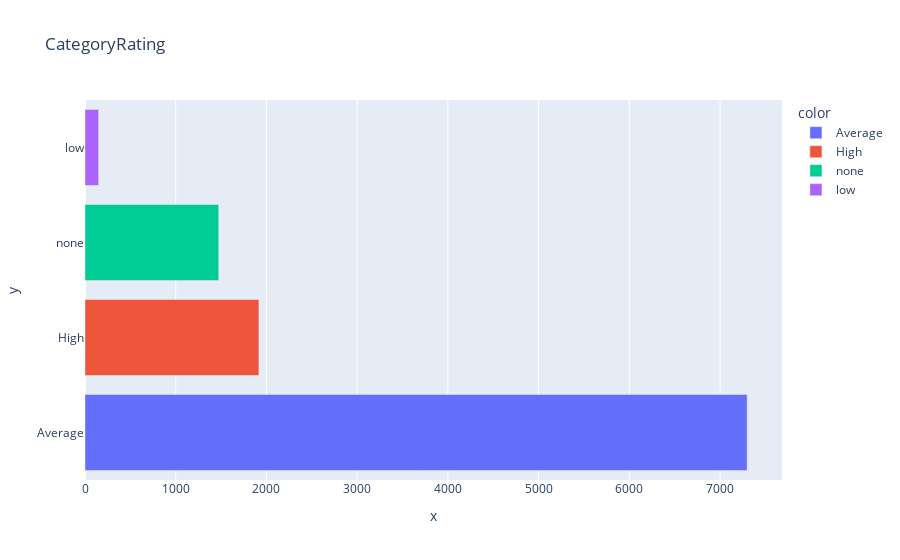

The notebook cell saved with this chart:
### Code cell
px.bar(x=category_r.values,y=category_r.index,color=category_r.index,title="CategoryRating")

### Figure 1 — Plotly figure (JSON) as saved in the notebook; plotly's stock layout.template omitted (floating-point values rounded to 4 significant figures)
{"data": [{"alignmentgroup": "True", "hovertemplate": "color=Average<br>x=%{x}<br>y=%{y}<extra></extra>", "legendgroup": "Average", "marker": {"color": "#636efa", "pattern": {"shape": ""}}, "name": "Average", "offsetgroup": "Average", "orientation": "h", "showlegend": true, "textposition": "auto", "type": "bar", "x": [7299], "xaxis": "x", "y": ["Average"], "yaxis": "y"}, {"alignmentgroup": "True", "hovertemplate": "color=High<br>x=%{x}<br>y=%{y}<extra></extra>", "legendgroup": "High", "marker": {"color": "#EF553B", "pattern": {"shape": ""}}, "name": "High", "offsetgroup": "High", "orientation": "h", "showlegend": true, "textposition": "auto", "type": "bar", "x": [1917], "xaxis": "x", "y": ["High"], "yaxis": "y"}, {"alignmentgroup": "True", "hovertemplate": "color=none<br>x=%{x}<br>y=%{y}<extra></extra>", "legendgroup": "none", "marker": {"color": "#00cc96", "pattern": {"shape": ""}}, "name": "none", "offsetgroup": "none", "orientation": "h", "showlegend": true, "textposition": "auto", "type": "bar", "x": [1474], "xaxis": "x", "y": ["none"], "yaxis": "y"}, {"alignmentgroup": "True", "hovertemplate": "color=low<br>x=%{x}<br>y=%{y}<extra></extra>", "legendgroup": "low", "marker": {"color": "#ab63fa", "pattern": {"shape": ""}}, "name": "low", "offsetgroup": "low", "orientation": "h", "showlegend": true, "textposition": "auto", "type": "bar", "x": [150], "xaxis": "x", "y": ["low"], "yaxis": "y"}], "layout": {"barmode": "relative", "legend": {"title": {"text": "color"}, "tracegroupgap": 0}, "title": {"text": "CategoryRating"}, "xaxis": {"anchor": "y", "domain": [0, 1], "title": {"text": "x"}}, "yaxis": {"anchor": "x", "domain": [0, 1], "title": {"text": "y"}}}}
